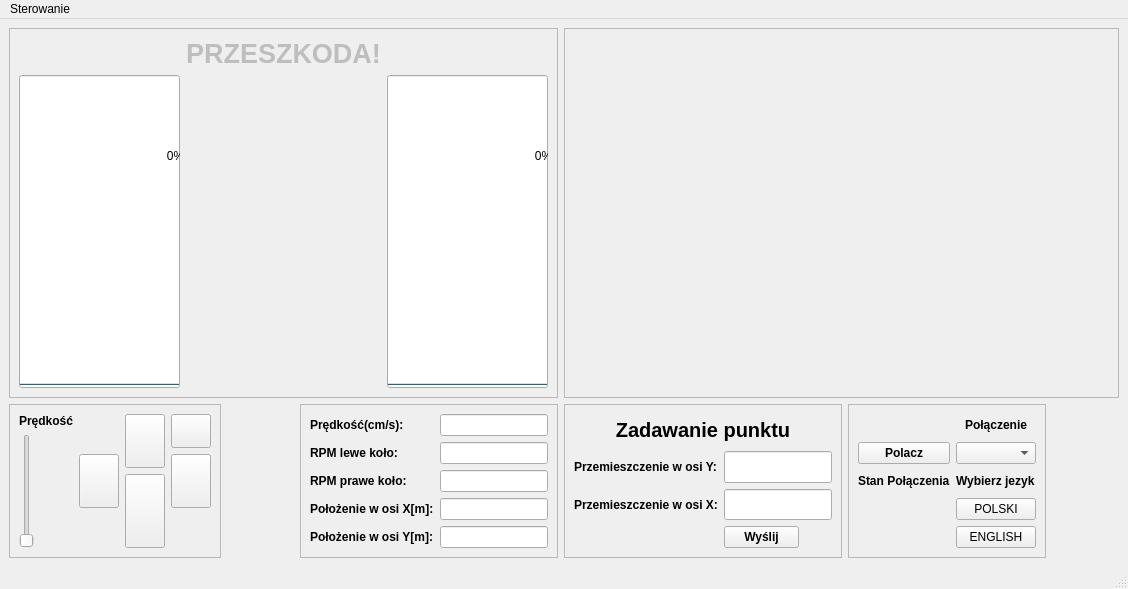
<?xml version="1.0" encoding="UTF-8"?>
<ui version="4.0">
 <class>MainWindow</class>
 <widget class="QMainWindow" name="MainWindow">
  <property name="geometry">
   <rect>
    <x>0</x>
    <y>0</y>
    <width>1128</width>
    <height>589</height>
   </rect>
  </property>
  <property name="windowTitle">
   <string>MainWindow</string>
  </property>
  <widget class="QWidget" name="centralwidget">
   <layout class="QGridLayout" name="gridLayout_2">
    <item row="4" column="4">
     <widget class="QFrame" name="frame">
      <property name="frameShape">
       <enum>QFrame::StyledPanel</enum>
      </property>
      <property name="frameShadow">
       <enum>QFrame::Raised</enum>
      </property>
      <layout class="QGridLayout" name="gridLayout">
       <item row="2" column="0">
        <widget class="QLabel" name="przemieszczenieY">
         <property name="font">
          <font>
           <bold>true</bold>
          </font>
         </property>
         <property name="text">
          <string>Przemieszczenie w osi Y:</string>
         </property>
        </widget>
       </item>
       <item row="3" column="1">
        <widget class="QLineEdit" name="wyslijx">
         <property name="sizePolicy">
          <sizepolicy hsizetype="Fixed" vsizetype="Preferred">
           <horstretch>0</horstretch>
           <verstretch>0</verstretch>
          </sizepolicy>
         </property>
        </widget>
       </item>
       <item row="2" column="1">
        <widget class="QLineEdit" name="wysliy">
         <property name="sizePolicy">
          <sizepolicy hsizetype="Fixed" vsizetype="Preferred">
           <horstretch>0</horstretch>
           <verstretch>0</verstretch>
          </sizepolicy>
         </property>
        </widget>
       </item>
       <item row="5" column="1">
        <widget class="QPushButton" name="wyslij">
         <property name="sizePolicy">
          <sizepolicy hsizetype="Preferred" vsizetype="Fixed">
           <horstretch>0</horstretch>
           <verstretch>0</verstretch>
          </sizepolicy>
         </property>
         <property name="maximumSize">
          <size>
           <width>75</width>
           <height>16777215</height>
          </size>
         </property>
         <property name="font">
          <font>
           <bold>true</bold>
          </font>
         </property>
         <property name="text">
          <string>Wyślij</string>
         </property>
        </widget>
       </item>
       <item row="3" column="0">
        <widget class="QLabel" name="przemieszczenieX">
         <property name="font">
          <font>
           <bold>true</bold>
          </font>
         </property>
         <property name="text">
          <string>Przemieszczenie w osi X:</string>
         </property>
        </widget>
       </item>
       <item row="1" column="0" colspan="2">
        <widget class="QLabel" name="testzadawaniepunktu">
         <property name="font">
          <font>
           <pointsize>15</pointsize>
           <bold>true</bold>
          </font>
         </property>
         <property name="text">
          <string>Zadawanie punktu</string>
         </property>
         <property name="alignment">
          <set>Qt::AlignCenter</set>
         </property>
        </widget>
       </item>
      </layout>
     </widget>
    </item>
    <item row="0" column="0" rowspan="4" colspan="3">
     <widget class="QFrame" name="polmapy">
      <property name="frameShape">
       <enum>QFrame::StyledPanel</enum>
      </property>
      <property name="frameShadow">
       <enum>QFrame::Raised</enum>
      </property>
      <layout class="QGridLayout" name="gridLayout_6">
       <item row="2" column="2">
        <widget class="QLabel" name="robot">
         <property name="sizePolicy">
          <sizepolicy hsizetype="Expanding" vsizetype="Expanding">
           <horstretch>0</horstretch>
           <verstretch>0</verstretch>
          </sizepolicy>
         </property>
         <property name="text">
          <string/>
         </property>
         <property name="pixmap">
          <pixmap>../samochod.png</pixmap>
         </property>
         <property name="alignment">
          <set>Qt::AlignCenter</set>
         </property>
        </widget>
       </item>
       <item row="1" column="2">
        <widget class="QLabel" name="przeszkoda">
         <property name="enabled">
          <bool>false</bool>
         </property>
         <property name="font">
          <font>
           <pointsize>20</pointsize>
           <bold>true</bold>
           <kerning>true</kerning>
          </font>
         </property>
         <property name="layoutDirection">
          <enum>Qt::LeftToRight</enum>
         </property>
         <property name="text">
          <string>PRZESZKODA!</string>
         </property>
         <property name="alignment">
          <set>Qt::AlignCenter</set>
         </property>
        </widget>
       </item>
       <item row="2" column="1">
        <widget class="QProgressBar" name="leweKoloProgressBar">
         <property name="sizePolicy">
          <sizepolicy hsizetype="Expanding" vsizetype="Expanding">
           <horstretch>0</horstretch>
           <verstretch>0</verstretch>
          </sizepolicy>
         </property>
         <property name="value">
          <number>0</number>
         </property>
         <property name="orientation">
          <enum>Qt::Vertical</enum>
         </property>
        </widget>
       </item>
       <item row="2" column="3">
        <widget class="QProgressBar" name="praweKoloProgressBar">
         <property name="sizePolicy">
          <sizepolicy hsizetype="Expanding" vsizetype="Expanding">
           <horstretch>0</horstretch>
           <verstretch>0</verstretch>
          </sizepolicy>
         </property>
         <property name="value">
          <number>0</number>
         </property>
         <property name="alignment">
          <set>Qt::AlignRight|Qt::AlignTrailing|Qt::AlignVCenter</set>
         </property>
         <property name="orientation">
          <enum>Qt::Vertical</enum>
         </property>
        </widget>
       </item>
      </layout>
     </widget>
    </item>
    <item row="4" column="2">
     <widget class="QFrame" name="poledanych">
      <property name="frameShape">
       <enum>QFrame::StyledPanel</enum>
      </property>
      <property name="frameShadow">
       <enum>QFrame::Raised</enum>
      </property>
      <layout class="QGridLayout" name="gridLayout_5">
       <item row="0" column="2">
        <widget class="QLineEdit" name="V">
         <property name="sizePolicy">
          <sizepolicy hsizetype="Fixed" vsizetype="Preferred">
           <horstretch>0</horstretch>
           <verstretch>0</verstretch>
          </sizepolicy>
         </property>
         <property name="readOnly">
          <bool>true</bool>
         </property>
        </widget>
       </item>
       <item row="0" column="0" colspan="2">
        <widget class="QLabel" name="textpredkoscwysw">
         <property name="font">
          <font>
           <bold>true</bold>
          </font>
         </property>
         <property name="text">
          <string>Prędkość(cm/s):</string>
         </property>
        </widget>
       </item>
       <item row="2" column="0" colspan="2">
        <widget class="QLabel" name="textrpmp">
         <property name="font">
          <font>
           <bold>true</bold>
          </font>
         </property>
         <property name="text">
          <string>RPM prawe koło:</string>
         </property>
        </widget>
       </item>
       <item row="1" column="0" colspan="2">
        <widget class="QLabel" name="textrpml">
         <property name="font">
          <font>
           <bold>true</bold>
          </font>
         </property>
         <property name="text">
          <string>RPM lewe koło:</string>
         </property>
        </widget>
       </item>
       <item row="1" column="2">
        <widget class="QLineEdit" name="RPML">
         <property name="sizePolicy">
          <sizepolicy hsizetype="Fixed" vsizetype="Preferred">
           <horstretch>0</horstretch>
           <verstretch>0</verstretch>
          </sizepolicy>
         </property>
         <property name="readOnly">
          <bool>true</bool>
         </property>
        </widget>
       </item>
       <item row="2" column="2">
        <widget class="QLineEdit" name="RPMP">
         <property name="sizePolicy">
          <sizepolicy hsizetype="Fixed" vsizetype="Preferred">
           <horstretch>0</horstretch>
           <verstretch>0</verstretch>
          </sizepolicy>
         </property>
         <property name="readOnly">
          <bool>true</bool>
         </property>
        </widget>
       </item>
       <item row="3" column="2">
        <widget class="QLineEdit" name="X">
         <property name="sizePolicy">
          <sizepolicy hsizetype="Fixed" vsizetype="Preferred">
           <horstretch>0</horstretch>
           <verstretch>0</verstretch>
          </sizepolicy>
         </property>
         <property name="layoutDirection">
          <enum>Qt::LeftToRight</enum>
         </property>
         <property name="readOnly">
          <bool>true</bool>
         </property>
        </widget>
       </item>
       <item row="4" column="2">
        <widget class="QLineEdit" name="Y">
         <property name="sizePolicy">
          <sizepolicy hsizetype="Fixed" vsizetype="Preferred">
           <horstretch>0</horstretch>
           <verstretch>0</verstretch>
          </sizepolicy>
         </property>
         <property name="readOnly">
          <bool>true</bool>
         </property>
        </widget>
       </item>
       <item row="3" column="0" colspan="2">
        <widget class="QLabel" name="textX">
         <property name="font">
          <font>
           <pointsize>9</pointsize>
           <bold>true</bold>
          </font>
         </property>
         <property name="text">
          <string>Położenie w osi X[m]:</string>
         </property>
        </widget>
       </item>
       <item row="4" column="0" colspan="2">
        <widget class="QLabel" name="textY">
         <property name="font">
          <font>
           <pointsize>9</pointsize>
           <bold>true</bold>
          </font>
         </property>
         <property name="text">
          <string>Położenie w osi Y[m]:</string>
         </property>
        </widget>
       </item>
      </layout>
     </widget>
    </item>
    <item row="4" column="0">
     <widget class="QFrame" name="polesterowania">
      <property name="sizePolicy">
       <sizepolicy hsizetype="Fixed" vsizetype="Preferred">
        <horstretch>0</horstretch>
        <verstretch>0</verstretch>
       </sizepolicy>
      </property>
      <property name="frameShape">
       <enum>QFrame::StyledPanel</enum>
      </property>
      <property name="frameShadow">
       <enum>QFrame::Raised</enum>
      </property>
      <layout class="QGridLayout" name="gridLayout_3">
       <item row="0" column="0" colspan="2">
        <widget class="QLabel" name="textpredkosc">
         <property name="sizePolicy">
          <sizepolicy hsizetype="Fixed" vsizetype="Preferred">
           <horstretch>0</horstretch>
           <verstretch>0</verstretch>
          </sizepolicy>
         </property>
         <property name="font">
          <font>
           <bold>true</bold>
          </font>
         </property>
         <property name="text">
          <string>Prędkość</string>
         </property>
        </widget>
       </item>
       <item row="0" column="7" rowspan="2">
        <widget class="QPushButton" name="stop">
         <property name="sizePolicy">
          <sizepolicy hsizetype="Fixed" vsizetype="Preferred">
           <horstretch>0</horstretch>
           <verstretch>0</verstretch>
          </sizepolicy>
         </property>
         <property name="font">
          <font>
           <bold>true</bold>
          </font>
         </property>
         <property name="text">
          <string/>
         </property>
        </widget>
       </item>
       <item row="1" column="0" rowspan="6">
        <widget class="QSlider" name="predkoscslider">
         <property name="sizePolicy">
          <sizepolicy hsizetype="Fixed" vsizetype="Preferred">
           <horstretch>0</horstretch>
           <verstretch>0</verstretch>
          </sizepolicy>
         </property>
         <property name="orientation">
          <enum>Qt::Vertical</enum>
         </property>
        </widget>
       </item>
       <item row="0" column="6" rowspan="3">
        <widget class="QPushButton" name="przod">
         <property name="sizePolicy">
          <sizepolicy hsizetype="Fixed" vsizetype="Preferred">
           <horstretch>0</horstretch>
           <verstretch>0</verstretch>
          </sizepolicy>
         </property>
         <property name="font">
          <font>
           <bold>true</bold>
          </font>
         </property>
         <property name="text">
          <string/>
         </property>
        </widget>
       </item>
       <item row="2" column="7" rowspan="3">
        <widget class="QPushButton" name="prawo">
         <property name="sizePolicy">
          <sizepolicy hsizetype="Fixed" vsizetype="Preferred">
           <horstretch>0</horstretch>
           <verstretch>0</verstretch>
          </sizepolicy>
         </property>
         <property name="font">
          <font>
           <bold>true</bold>
          </font>
         </property>
         <property name="text">
          <string/>
         </property>
        </widget>
       </item>
       <item row="2" column="2" rowspan="3">
        <widget class="QPushButton" name="lewo">
         <property name="enabled">
          <bool>true</bool>
         </property>
         <property name="sizePolicy">
          <sizepolicy hsizetype="Fixed" vsizetype="Preferred">
           <horstretch>0</horstretch>
           <verstretch>0</verstretch>
          </sizepolicy>
         </property>
         <property name="font">
          <font>
           <bold>true</bold>
          </font>
         </property>
         <property name="text">
          <string/>
         </property>
        </widget>
       </item>
       <item row="3" column="6" rowspan="4">
        <widget class="QPushButton" name="tyl">
         <property name="sizePolicy">
          <sizepolicy hsizetype="Fixed" vsizetype="Preferred">
           <horstretch>0</horstretch>
           <verstretch>0</verstretch>
          </sizepolicy>
         </property>
         <property name="font">
          <font>
           <bold>true</bold>
          </font>
         </property>
         <property name="text">
          <string/>
         </property>
        </widget>
       </item>
      </layout>
     </widget>
    </item>
    <item row="4" column="5">
     <widget class="QFrame" name="frame_2">
      <property name="frameShape">
       <enum>QFrame::StyledPanel</enum>
      </property>
      <property name="frameShadow">
       <enum>QFrame::Raised</enum>
      </property>
      <layout class="QGridLayout" name="gridLayout_4">
       <item row="4" column="1">
        <widget class="QPushButton" name="angielski">
         <property name="text">
          <string>ENGLISH</string>
         </property>
        </widget>
       </item>
       <item row="2" column="1">
        <widget class="QLabel" name="textjezyk">
         <property name="font">
          <font>
           <bold>true</bold>
          </font>
         </property>
         <property name="text">
          <string>Wybierz jezyk</string>
         </property>
        </widget>
       </item>
       <item row="1" column="0">
        <widget class="QPushButton" name="polacz">
         <property name="font">
          <font>
           <bold>true</bold>
          </font>
         </property>
         <property name="text">
          <string>Polacz</string>
         </property>
        </widget>
       </item>
       <item row="2" column="0">
        <widget class="QLabel" name="textpolaczenie">
         <property name="font">
          <font>
           <bold>true</bold>
          </font>
         </property>
         <property name="text">
          <string>Stan Połączenia</string>
         </property>
        </widget>
       </item>
       <item row="0" column="1">
        <widget class="QLabel" name="port">
         <property name="font">
          <font>
           <bold>true</bold>
          </font>
         </property>
         <property name="text">
          <string>Połączenie</string>
         </property>
         <property name="alignment">
          <set>Qt::AlignCenter</set>
         </property>
        </widget>
       </item>
       <item row="3" column="0" rowspan="2">
        <widget class="QLabel" name="kropa">
         <property name="text">
          <string/>
         </property>
         <property name="pixmap">
          <pixmap>../resources/kropazla.png</pixmap>
         </property>
         <property name="alignment">
          <set>Qt::AlignCenter</set>
         </property>
        </widget>
       </item>
       <item row="3" column="1">
        <widget class="QPushButton" name="polski">
         <property name="text">
          <string>POLSKI</string>
         </property>
        </widget>
       </item>
       <item row="1" column="1">
        <widget class="QComboBox" name="comboBoxDevices"/>
       </item>
      </layout>
     </widget>
    </item>
    <item row="0" column="4" rowspan="4" colspan="3">
     <widget class="QFrame" name="polewykresu">
      <property name="frameShape">
       <enum>QFrame::StyledPanel</enum>
      </property>
      <property name="frameShadow">
       <enum>QFrame::Raised</enum>
      </property>
      <layout class="QHBoxLayout" name="horizontalLayout">
       <item>
        <layout class="QHBoxLayout" name="wykresPredkosc"/>
       </item>
      </layout>
     </widget>
    </item>
   </layout>
  </widget>
  <widget class="QStatusBar" name="statusbar"/>
  <widget class="QMenuBar" name="menubar">
   <property name="geometry">
    <rect>
     <x>0</x>
     <y>0</y>
     <width>1128</width>
     <height>22</height>
    </rect>
   </property>
   <widget class="QMenu" name="menuSterowanie">
    <property name="title">
     <string>Sterowanie</string>
    </property>
   </widget>
   <addaction name="menuSterowanie"/>
  </widget>
 </widget>
 <resources/>
 <connections/>
</ui>
